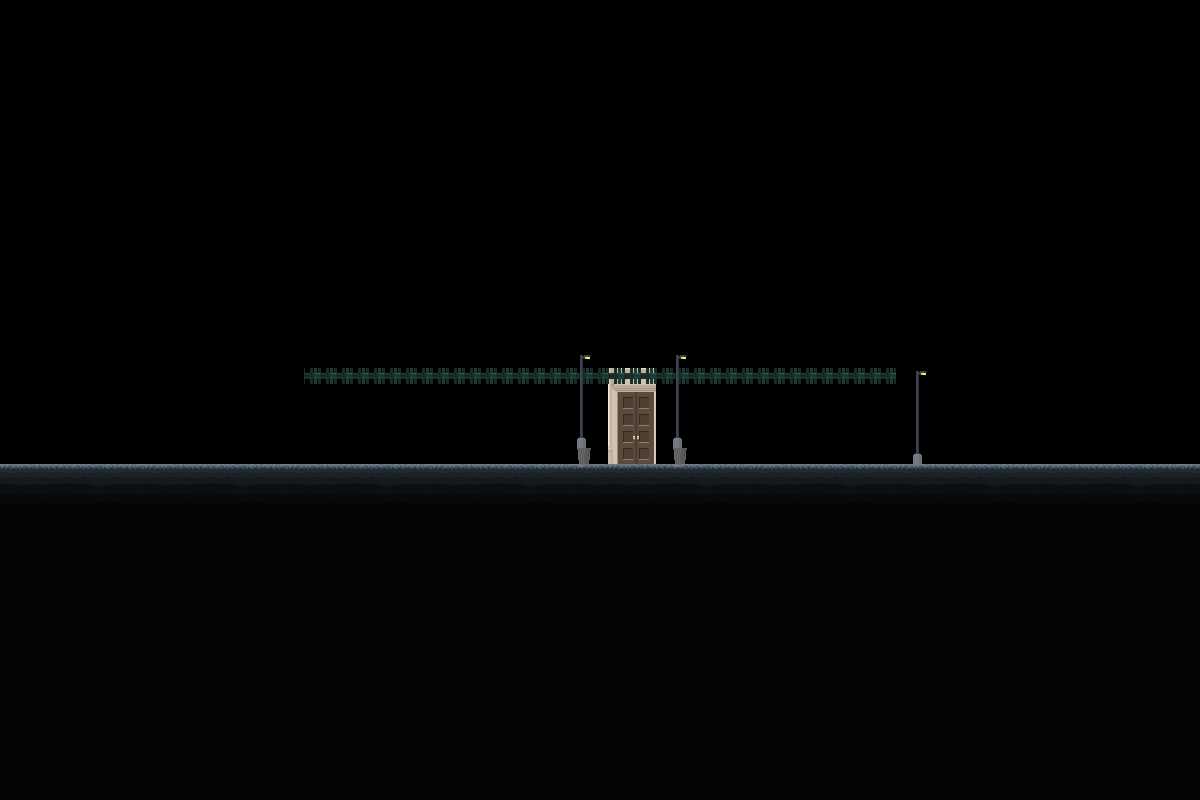

Tiled map render using the project's own tile images. Description and the map definition, with tile-layer contents summarised, below:
An orthogonal 75x50 tile map with 16x16 px tiles, 6 tile layers (bg1, bg2, ground, ledge, ...) and 31 objects (7x 31, 3x 30, 2, 3, 4, ...).

<map version="1.0" orientation="orthogonal" renderorder="right-down" width="75" height="50" tilewidth="16" tileheight="16" nextobjectid="39">
 <properties>
  <property name="ambient" value="DAYNIGHT" />
  <property name="bg" value="main" />
  <property name="bgm day" value="Silence" />
  <property name="bgm night" value="Second Day" />
  <property name="name" value="Church" />
  <property name="next" value="Tha Hood" />
  <property name="nextWarp" value="2" />
  <property name="prevWarp" value="4" />
  <property name="previous" value="Business District" />
  <property name="spawners" value="false" />
 </properties>
 <tileset firstgid="1" name="Tiledtest" tilewidth="16" tileheight="16" tilecount="7200">
  <image source="tilesets/residential.png" width="1152" height="1608" />
  <tile id="0">
   <properties>
    <property name="type" value="concrete" />
   </properties>
  </tile>
  <tile id="1">
   <properties>
    <property name="type" value="concrete" />
   </properties>
  </tile>
  <tile id="2">
   <properties>
    <property name="type" value="concrete" />
   </properties>
  </tile>
  <tile id="3">
   <properties>
    <property name="type" value="concrete" />
   </properties>
  </tile>
  <tile id="4">
   <properties>
    <property name="type" value="concrete" />
   </properties>
  </tile>
  <tile id="5">
   <properties>
    <property name="type" value="concrete" />
   </properties>
  </tile>
  <tile id="6">
   <properties>
    <property name="type" value="concrete" />
   </properties>
  </tile>
  <tile id="7">
   <properties>
    <property name="type" value="concrete" />
   </properties>
  </tile>
  <tile id="8">
   <properties>
    <property name="type" value="concrete" />
   </properties>
  </tile>
  <tile id="10">
   <properties>
    <property name="light" value="street" />
   </properties>
  </tile>
  <tile id="72">
   <properties>
    <property name="type" value="concrete" />
   </properties>
  </tile>
  <tile id="73">
   <properties>
    <property name="type" value="concrete" />
   </properties>
  </tile>
  <tile id="74">
   <properties>
    <property name="type" value="concrete" />
   </properties>
  </tile>
  <tile id="75">
   <properties>
    <property name="type" value="concrete" />
   </properties>
  </tile>
  <tile id="76">
   <properties>
    <property name="type" value="concrete" />
   </properties>
  </tile>
  <tile id="77">
   <properties>
    <property name="type" value="concrete" />
   </properties>
  </tile>
  <tile id="78">
   <properties>
    <property name="type" value="concrete" />
   </properties>
  </tile>
  <tile id="79">
   <properties>
    <property name="type" value="concrete" />
   </properties>
  </tile>
  <tile id="80">
   <properties>
    <property name="type" value="concrete" />
   </properties>
  </tile>
  <tile id="144">
   <properties>
    <property name="type" value="concrete" />
   </properties>
  </tile>
  <tile id="145">
   <properties>
    <property name="type" value="concrete" />
   </properties>
  </tile>
  <tile id="146">
   <properties>
    <property name="type" value="concrete" />
   </properties>
  </tile>
  <tile id="147">
   <properties>
    <property name="type" value="concrete" />
   </properties>
  </tile>
  <tile id="148">
   <properties>
    <property name="type" value="concrete" />
   </properties>
  </tile>
  <tile id="149">
   <properties>
    <property name="type" value="concrete" />
   </properties>
  </tile>
  <tile id="150">
   <properties>
    <property name="type" value="concrete" />
   </properties>
  </tile>
  <tile id="151">
   <properties>
    <property name="type" value="concrete" />
   </properties>
  </tile>
  <tile id="152">
   <properties>
    <property name="type" value="concrete" />
   </properties>
  </tile>
 </tileset>
 <layer name="bg1" width="75" height="50">
  <data>[3750 cells, 18 non-empty, 18 distinct tile ids]</data>
 </layer>
 <layer name="bg2" width="75" height="50">
  <data>[3750 cells, 0 non-empty, 0 distinct tile ids]</data>
 </layer>
 <layer name="ground" width="75" height="50">
  <data>[3750 cells, 1575 non-empty, 54 distinct tile ids]</data>
 </layer>
 <layer name="ledge" width="75" height="50">
  <data>[3750 cells, 37 non-empty, 1 distinct tile ids]</data>
 </layer>
 <layer name="objects" width="75" height="50">
  <data>[3750 cells, 0 non-empty, 0 distinct tile ids]</data>
 </layer>
 <layer name="fg" width="75" height="50">
  <data>[3750 cells, 22 non-empty, 8 distinct tile ids]</data>
 </layer>
 <objectgroup name="entities">
  <object id="2" x="592" y="448" width="16" height="16">
   <properties>
    <property name="spawn" value="" />
   </properties>
  </object>
  <object id="4" name="2" x="464" y="448" width="16" height="16">
   <properties>
    <property name="ID" value="95" />
    <property name="NPC" value="femaleplayer2" />
    <property name="layer" value="front" />
    <property name="name" value="YourGirl" />
    <property name="script" value="actionTest" />
    <property name="state" value="DANCING" />
   </properties>
  </object>
  <object id="5" name="3" x="528" y="448" width="16" height="16">
   <properties>
    <property name="ID" value="96" />
    <property name="NPC" value="gangster2" />
    <property name="layer" value="front" />
    <property name="name" value="TEST3" />
    <property name="script" value="actionTest" />
    <property name="state" value="FACEPLAYER" />
   </properties>
  </object>
  <object id="6" name="4" x="528" y="352" width="16" height="16">
   <properties>
    <property name="ID" value="85" />
    <property name="NPC" value="girlfriend1" />
    <property name="layer" value="front" />
    <property name="name" value="TEST" />
    <property name="script" value="actionTest" />
    <property name="state" value="FACEPLAYER" />
   </properties>
  </object>
  <object id="7" name="8" x="560" y="352" width="16" height="16">
   <properties>
    <property name="ID" value="86" />
    <property name="NPC" value="girlfriend2" />
    <property name="layer" value="front" />
    <property name="name" value="TEST" />
    <property name="script" value="actionTest" />
    <property name="state" value="FACEPLAYER" />
   </properties>
  </object>
  <object id="8" name="11" x="624" y="352" width="16" height="16">
   <properties>
    <property name="ID" value="88" />
    <property name="NPC" value="girlfriend3" />
    <property name="layer" value="front" />
    <property name="name" value="TEST" />
    <property name="script" value="actionTest" />
    <property name="state" value="FACEPLAYER" />
   </properties>
  </object>
  <object id="9" name="14" x="656" y="352" width="16" height="16">
   <properties>
    <property name="ID" value="89" />
    <property name="NPC" value="narrator1" />
    <property name="layer" value="front" />
    <property name="name" value="TEST" />
    <property name="script" value="actionTest" />
    <property name="state" value="FACEPLAYER" />
   </properties>
  </object>
  <object id="10" name="16" x="688" y="352" width="16" height="16">
   <properties>
    <property name="ID" value="90" />
    <property name="NPC" value="oldlady1" />
    <property name="layer" value="front" />
    <property name="name" value="TEST" />
    <property name="script" value="actionTest" />
    <property name="state" value="FACEPLAYER" />
   </properties>
  </object>
  <object id="11" name="18" x="720" y="352" width="16" height="16">
   <properties>
    <property name="ID" value="91" />
    <property name="NPC" value="richguy" />
    <property name="layer" value="front" />
    <property name="name" value="TEST" />
    <property name="script" value="actionTest" />
    <property name="state" value="FACEPLAYER" />
   </properties>
  </object>
  </objectgroup>
</map>
<!-- 22 of 31 objects omitted -->
